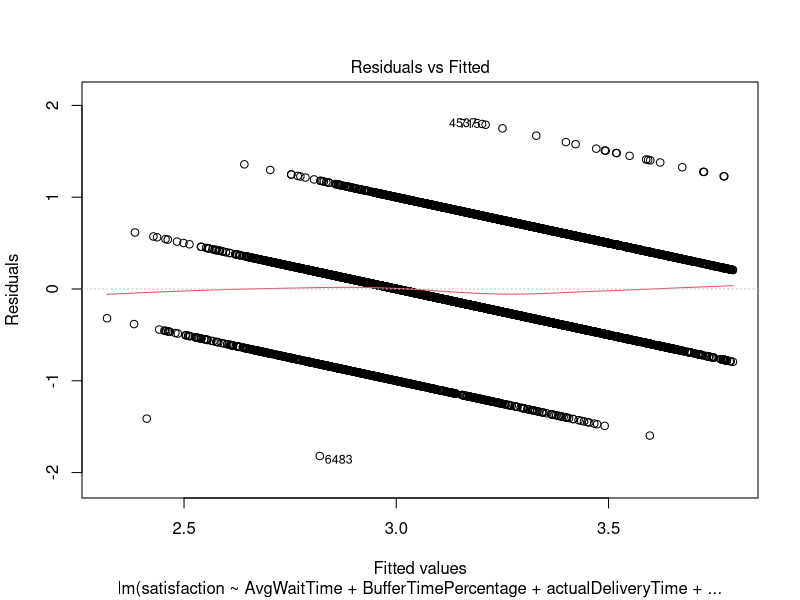
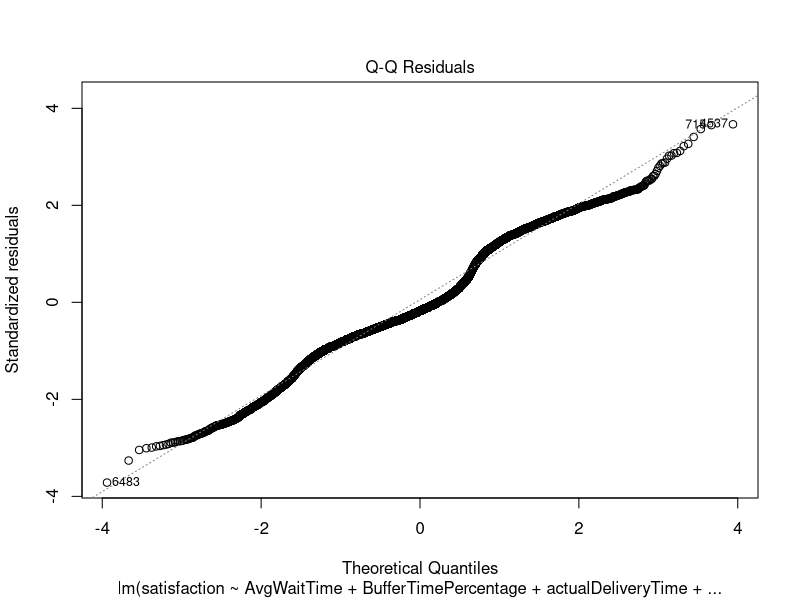
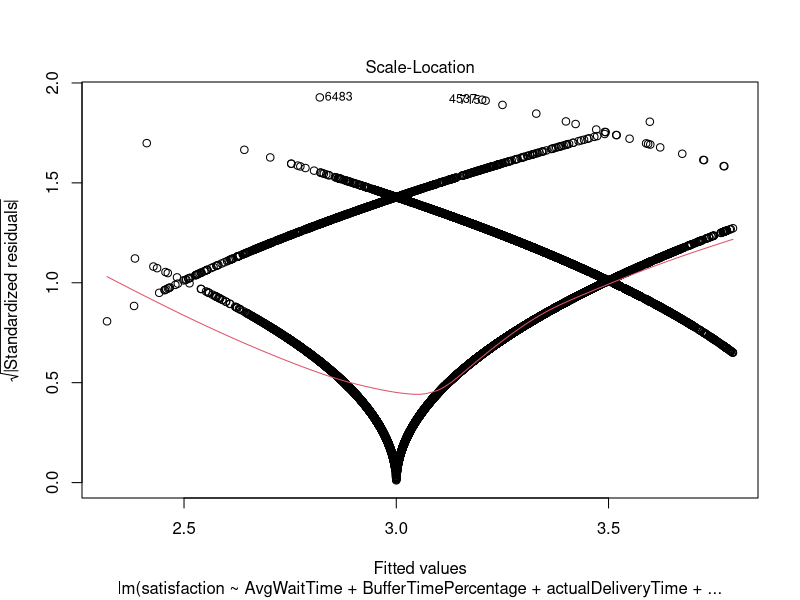
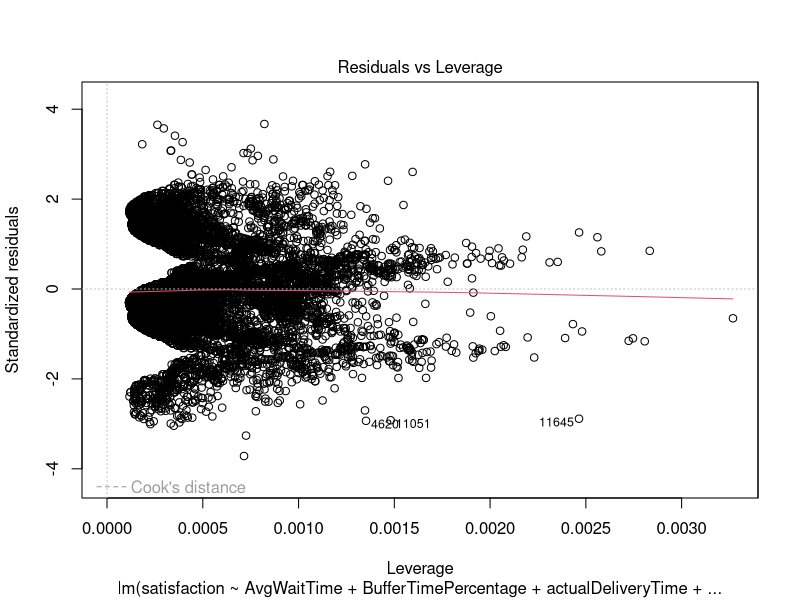
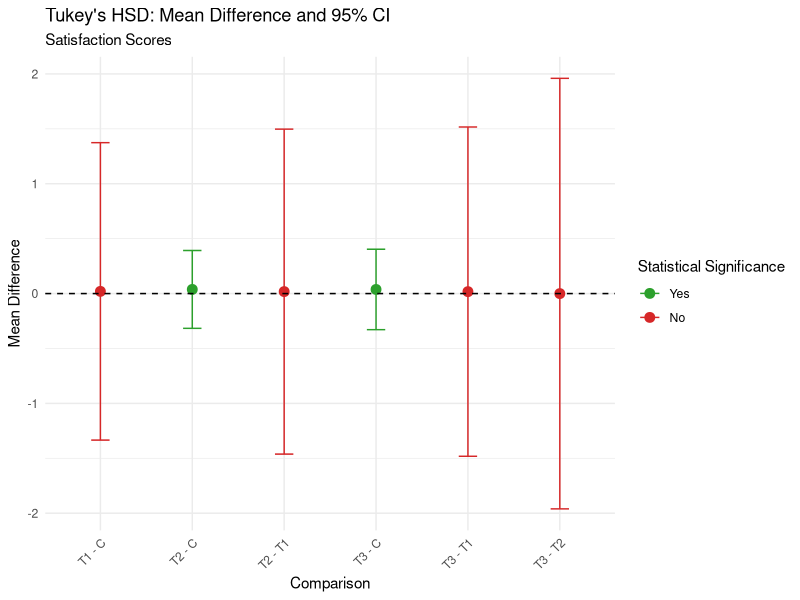

Recreate these plots in R, in order.

install.packages("dplyr")
install.packages("ggplot2")
install.packages("lmtest")
install.packages("MASS")


library(dplyr)
library(ggplot2)
library(lmtest)
library(MASS) # for robust regression

# Load Data
df <- read.csv("synthetic_experiment_data_group_yakovlev.csv")

# Statistical Inference
mean_satisfaction <- mean(df$satisfaction)
ci_satisfaction <- t.test(df$satisfaction)$conf.int

cat("Estimated mean satisfaction score is", mean_satisfaction, "\n")
cat("95% Confidence Interval for the mean satisfaction score is [", ci_satisfaction[1], ",", ci_satisfaction[2], "]\n")

satisfaction_treatment1 <- df$satisfaction[df$Group == "treatment 1"]
satisfaction_control <- df$satisfaction[df$Group == "control"]

# Perform a t-test to compare the means of the two groups
t_test_result <- t.test(satisfaction_treatment1, satisfaction_control, alternative = "two.sided")

# Display the results
cat("T-test results: p-value =", t_test_result$p.value, "\n")
if(t_test_result$p.value < 0.05) {
  cat("There is significant difference in satisfaction scores between treatment 1 and control groups.\n")
} else {
  cat("There is no significant difference in satisfaction scores between treatment 1 and control groups.\n")
}



## Anova

#### Since we're trying to understand how wait time affects customer satisfaction,
#### we'll conduct an ANOVA test to examine differences in customer satisfaction
#### among the control group and treatment groups

anova_result <- aov(satisfaction ~ Group, data = df)
summary(anova_result)

p_value <- summary(anova_result)[[1]]$"Pr(>F)"[1]
p_value

#### As shown above, the results indicate a statistically significant difference (in menas) overall.
#### However, it's essential to further investigate if customer ratings differ significantly
#### between all possible combinations of the treatment groups given.

## Tukey's HSD (Honestly Significant Difference) test 
## https://personal.utdallas.edu/~herve/abdi-HSD2010-pretty.pdf

tukey_result <- TukeyHSD(anova_result)

tukey_df <- data.frame(mean_diff = tukey_result$`Group`[, "diff"], p_value = tukey_result$`Group`[, "p adj"])
tukey_df$stat_sig <- ifelse(tukey_df$p_value < 0.05, "Yes", "No")

#### From the results of Tukey's HSD test, we can conclude that treatments applied in groups 2 and 3 have led to 
#### statistically significant improvements in customer satisfaction compared to the control group. However, there 
#### are no significant differences in satisfaction levels between treatment groups themselves. This suggests that 
#### while the specific treatments in groups 2 and 3 are effective in enhancing customer satisfaction, they are 
#### similarly effective and don't show a significant advantage over each other. To understand which factors contribute
#### to customer satisfaction, we'll use linear regression. 

## Linear Regression

lm_model <- lm(satisfaction ~ AvgWaitTime + BufferTimePercentage + actualDeliveryTime + expectedDeliveryTime + cancellation, data = df)
summary(lm_model)

# Linear regression DF 
lm_coefficients <- summary(lm_model)$coefficients

lm_summary <- data.frame(
  estimate = lm_coefficients[, 1],
  std.Error = lm_coefficients[, 2],
  t_value = lm_coefficients[, 3],
  p_value = lm_coefficients[, 4]
)

lm_summary$sig_lvl <- ifelse(lm_summary$p_value < 0.05, "p < 0.05", ifelse(lm_summary$p_value < 0.1, "0.05 ≤ p < 0.1", ifelse(lm_summary$p_value < 0.5, "0.1 ≤ p < 0.5", "p ≥ 0.5")))

lm_summary

plot(lm_model)

#----> Results
#### As seen above, longer actual delivery times significantly reduce customer satisfaction (β = -0.0387, p < 0.001), 
#### indicating that for every additional minute of delivery time, customer satisfaction decreases by approximately 
#### 0.0387 units on average. Conversely, meeting or surpassing expected delivery times positively influences 
#### satisfaction (β = 0.0150, p = 0.0359), with every additional minute of expected delivery time associated with 
#### an increase in satisfaction by about 0.0150 units on average.
#### However, neither the average wait time nor buffer time demonstrate a statistically significant association with 
#### satisfaction. This suggests that variations in the average expected wait time per restaurant and artificially 
#### increasing the wait time do not significantly impact satisfaction levels. Similarly, order cancellations don't 
#### significantly influence satisfaction.
#----> Conclusion
#### In summary, while longer actual delivery times negatively affect satisfaction and meeting or 
#### exceeding expected delivery times positively impacts it, average wait time, buffer time, and order cancellations 
#### don't significantly influence satisfaction levels. 
#----> Recommendations
#### Therefore, optimizing actual delivery times to align with 
#### or surpass expected times is crucial for enhancing customer satisfaction in DoorDash's service model.

## Test for heteroscedasticity using BP test (Breusch and Pagan)
## https://www.statology.org/breusch-pagan-test/

hetero_test <- bptest(lm_model)
if (hetero_test$p.value < 0.05) {
  print("Heteroscedasticity detected")
}

#### Since the heteroscedasticity is detected, we need to implement a robust regression method.


## Robust Regression using Huber M-estimation
## https://stats.oarc.ucla.edu/r/dae/robust-regression/

lm_robust_model <- rlm(satisfaction ~ AvgWaitTime + BufferTimePercentage + actualDeliveryTime + expectedDeliveryTime + cancellation, data = df)

lm_robust_coefficients <- summary(lm_robust_model)$coefficients

lm_robust_summary <- data.frame(
  estimate = lm_robust_coefficients[, 1],
  std.Error = lm_robust_coefficients[, 2],
  t_value = lm_robust_coefficients[, 3]
)

deg_frdm_robust <- length(lm_robust_model$coefficients) - 1

lm_robust_summary$p_value <- pt(abs(lm_robust_summary$t_value), df = deg_frdm_robust, lower.tail = FALSE) * 2

lm_robust_summary$sig_lvl <- ifelse(lm_robust_summary$p_value < 0.05, "p < 0.05", ifelse(lm_robust_summary$p_value < 0.1, "0.05 ≤ p < 0.1", ifelse(lm_robust_summary$p_value < 0.5, "0.1 ≤ p < 0.5", "p ≥ 0.5")))

lm_robust_summary

#### The robust regression analysis confirms the significance of longer actual delivery times on 
#### customer satisfaction (β = -0.0370, p < 0.001). While the initial p-value for expected delivery 
#### times was 0.036, indicating potential significance, it's now found to be 0.072, suggesting 
#### inconclusive evidence in this context. Moreover, factors like average wait time, 
#### buffer time percentage, and order cancellation remain insignificantly associated with satisfaction 
#### levels. 

## Visualizations

tukey_df$stat_sig <- factor(tukey_df$stat_sig, levels = c("Yes", "No"))

tukey_plot <- ggplot(tukey_df, aes(x = c("T1 - C", "T2 - C", "T3 - C",
                                         "T2 - T1", "T3 - T1", "T3 - T2"), y = mean_diff, color = stat_sig)) +
  geom_point(size = 3, position = position_dodge(width = 0.9)) +
  geom_errorbar(aes(ymin = mean_diff - 1.96 * sqrt(p_value), ymax = mean_diff + 1.96 * sqrt(p_value)),
                width = 0.2, position = position_dodge(width = 0.9)) +
  geom_hline(yintercept = 0, linetype = "dashed") +
  labs(title = "Tukey's HSD: Mean Difference and 95% CI",
       subtitle = "Satisfaction Scores",
       y = "Mean Difference",
       x = "Comparison",
       color = "Statistical Significance") +
  scale_color_manual(values = c("#2ca02c", "#d62728"), labels = c("Yes", "No")) +
  theme_minimal() +
  theme(axis.text.x = element_text(angle = 45, hjust = 1))

tukey_plot


#### The wider confidence intervals observed in some pairwise comparisons reflect uncertainty in estimating 
#### the mean differences between treatment groups. In our study, this uncertainty stems from variations in 
#### treatment effects across different groups of customers and their responses to the treatments. These 
#### wider intervals suggest that while there may be noticeable differences in customer satisfaction between 
#### certain treatment pairs, the exact magnitude of these differences is less precisely estimated due to factors 
#### such as sample variability (variation in the sampled data) or 
#### heterogeneous treatment effects (differences in how treatments affect different customer groups).
